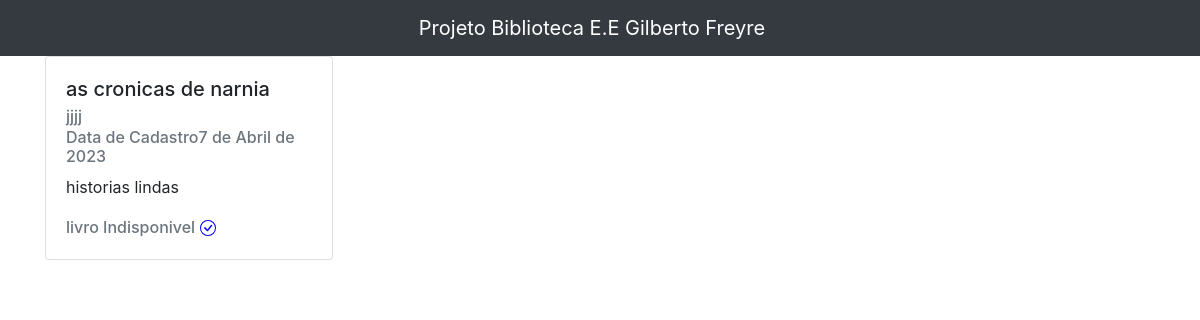
/livro/home/ (signed in), run on the app's committed database.
### livro/models.py (models this page shows, shortened)
class Livros(models.Model):
    nome = models.CharField(max_length=100)
    autor = models.CharField(max_length=30)
    co_autor = models.CharField(max_length=30, blank=True)
    data_cadastro = models.DateField(default=date.today)
    emprestado = models.BooleanField(default=False)
    nome_emprestado = models.CharField(max_length=30, blank=True, null=True)
    data_emprestimo = models.DateTimeField(blank=True, null=True)
    data_devolucao = models.DateTimeField(blank=True, null=True)
    tempo_duracao = models.DateField(blank=True, null=True)
    categoria = models.ForeignKey(Categoria, on_delete=models.DO_NOTHING)
    usuario = models.ForeignKey(Usuario, on_delete=models.DO_NOTHING)
    class Meta:
        verbose_name = 'Livro'

class Categoria(models.Model):
    nome = models.CharField(max_length=30)
    descricao = models.TextField()
    def __str__(self) -> str:
        return self.nome

### livro/views.py (the view)
# urls.py: path('home/' , views.home, name = 'home')
def home (request):
    if request.session.get('usuario'):
        usuario = Usuario.objects.get(id = request.session['usuario'])
        livros = Livros.objects.filter(usuario = usuario)
        return render(request,'home.html',{'livros':livros})
    else:
        return redirect('/auth/login/?status=2')

### livro/templates/home.html (shortened to what this page needs)
 {% extends 'base.html' %}
   {% block 'conteudo' %}
   <div class='container'>
      <div class="row">
         {% for  livro in livros %}
            <div class="col-md">
               <div class="card" style="width: 18rem;">
                  <div class="card-body">
                    <h5 class="card-title">{{livro.nome}}</h5>
                    <h6 class="card-subtitle mb-2 text-muted">{{livro.autor}}</h6>
                    <h6 class="card-subtitle mb-2 text-muted">Data de Cadastro{{livro.data_cadastro}}</h6>
                    <p class="card-text">{{livro.categoria}}</p>
                    {% if  livro.emprestado %}
                    <h6 style="display:inline"class="card-subtitle mb-2 text-muted">livro Disponível</h6>
                        <svg style="color:red" xmlns="http://www.w3.org/2000/svg" width="16" height="16" fill="currentColor" class="bi bi-x-circle" viewBox="0 0 16 16">
                           <path d="M8 15A7 7 0 1 1 8 1a7 7 0 0 1 0 14zm0 1A8 8 0 1 0 8 0a8 8 0 0 0 0 16z"/>
                           <path d="M4.646 4.646a.5.5 0 0 1 .708 0L8 7.293l2.646-2.647a.5.5 0 0 1 .708.708L8.707 8l2.647 2.646a.5.5 0 0 1-.708.708L8 8.707l-2.646 2.647a.5.5 0 0 1-.708-.708L7.293 8 4.646 5.354a.5.5 0 0 1 0-.708z"/>
                         </svg>
                     {% else %}
                        <h6 style="display:inline"class="card-subtitle mb-2 text-muted">livro Indisponivel</h6>
                     {% endif %}
                  </div>
                </div>
         </div>
         {% endfor %}
      </div>
   </div>
    {% endblock %}

### data on the page
Livros: nome "as cronicas de narnia", autor "jjjj", data_cadastro "7 de Abril de 2023", categoria "historias lindas", emprestado "livro Indisponivel"
